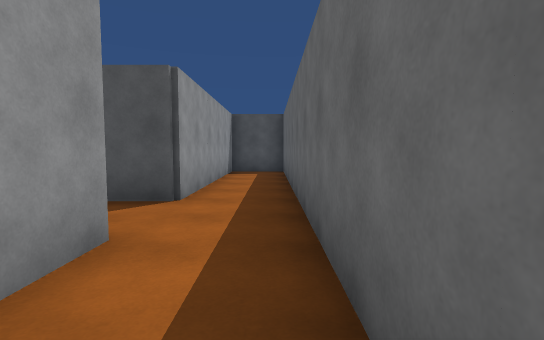
view 1 (above)

18 first-person views from a walk through a scene from a Unity 3-D project. The camera is 1.4 m above the floor, tilts 4° down and sees 85° across. The floor is counted in squares, 1.8 m on a side. Each view is taken from the middle of a square. On the plan, view 1 faces up. The plan holds only what a view shows up to about 10 squares ahead; the rest is blank. The place goes on beyond the plan. The player character is not drawn.

view 2
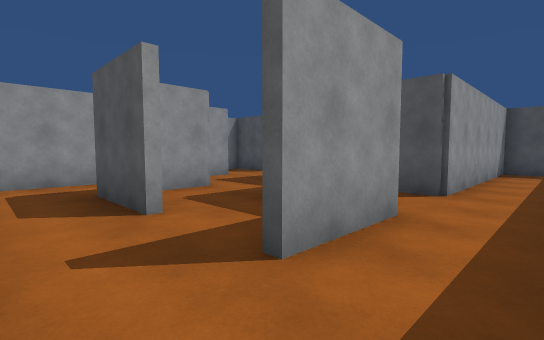

view 3
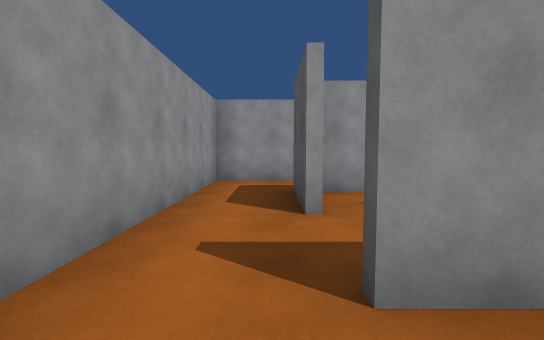

view 4
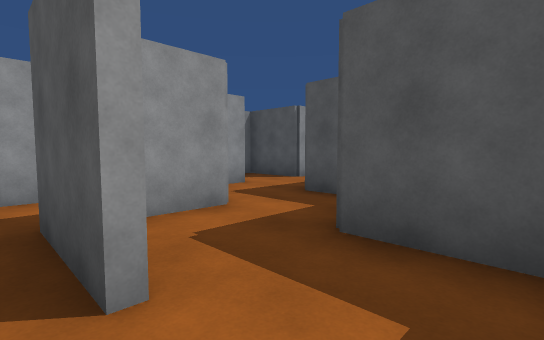

view 5
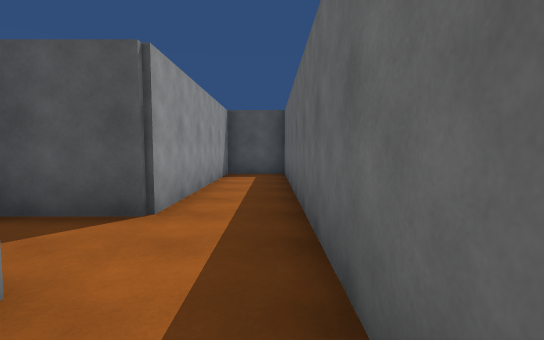

view 6
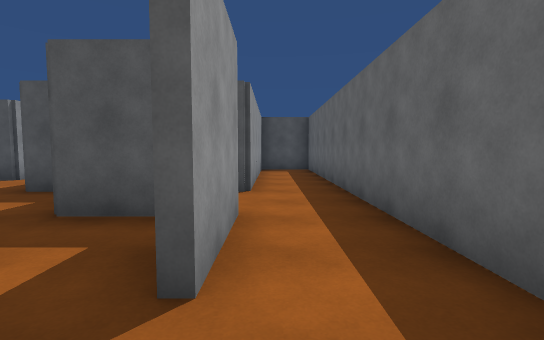

view 7
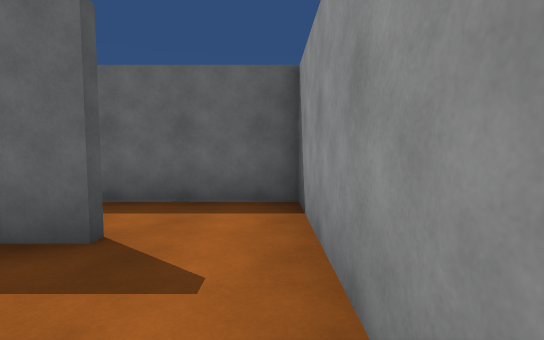

view 8
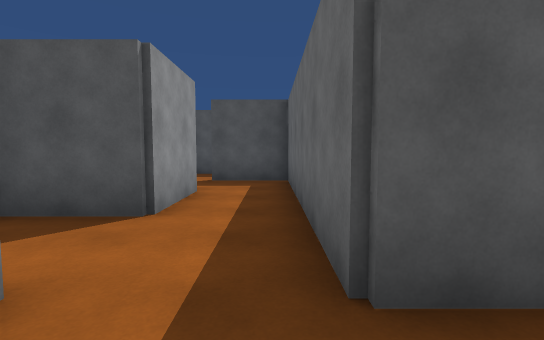

view 9
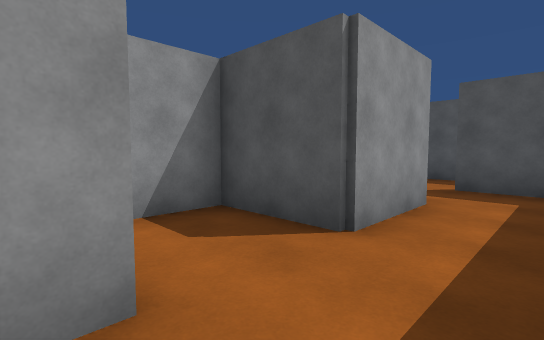

view 10
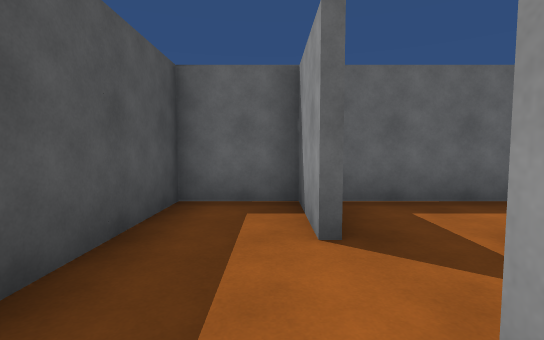

view 11
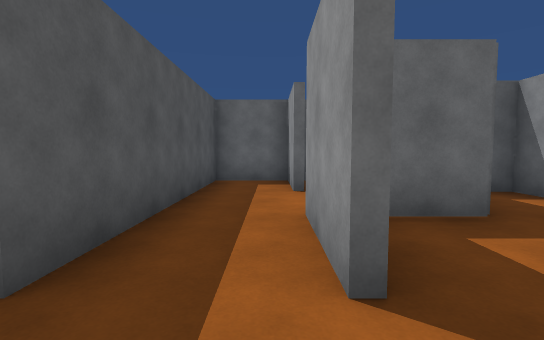

view 12
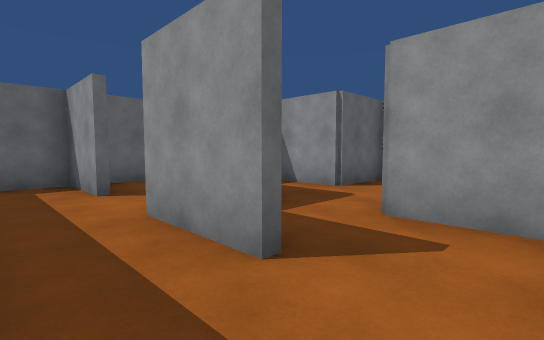

view 13
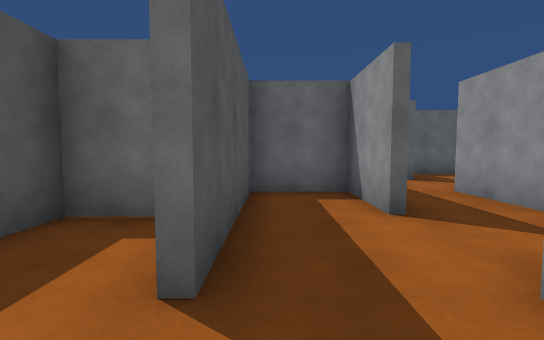

view 14
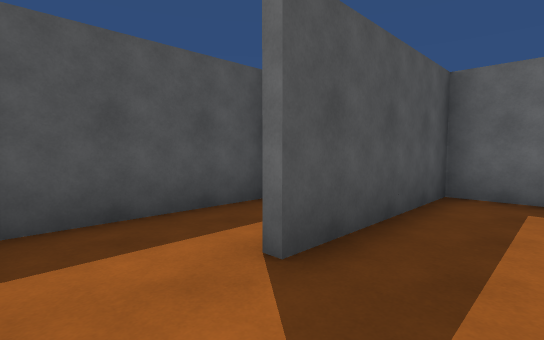

view 15
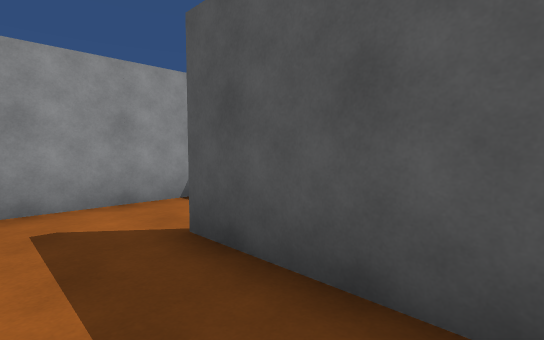

view 16
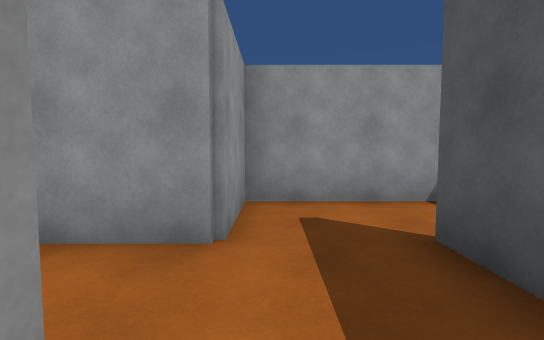

view 17
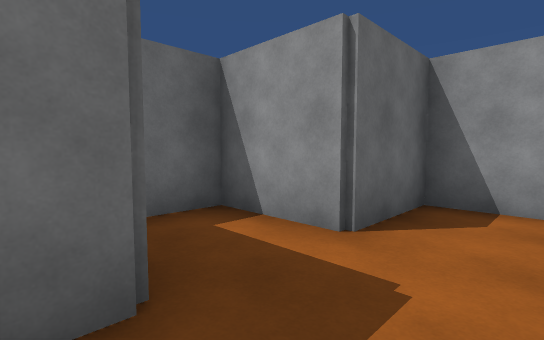

view 18
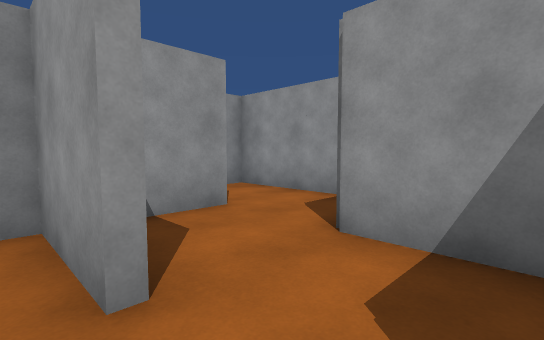

### Floor plan
Points are (right, up) in squares from view 1. A wall is a line through its corners. A room is listed if a view was taken in it or the views show most of it. See-through windows are left out.
Room 1 (views 1, 2, 3, 4, 5, 6)
walls: (-1.4, 2.6) (-1.4, 0.5); (-3.5, -1.4) (0.4, -1.4) (0.4, 10.1); (0.5, 10.4) (-1.4, 10.4) (-1.4, 4.4) (-3.2, 4.4)
ways out: opening at (-4, -1) to room 2; opening at (-3, 1) to room 3
Room 2 (view 7)
walls: (-7.4, 1) (-7.4, -1.4) (-3.5, -1.4); (-3.4, 0.4) (-5.5, 0.4)
ways out: opening at (-4, -1) to room 1
Room 3 (views 8, 9, 18)
walls: (-4.6, 4.4) (-5.6, 4.4) (-5.6, 8.4); (-7.4, 4.6) (-7.4, 2.5); (-5.4, 2.6) (-5.4, 0.9); (-2, 2.4) (-3.6, 2.4); (-7.4, 8.6) (-7.4, 6.4); (-1.6, 0.4) (-1.6, 1.2)
ways out: opening at (-3, 1) to room 1; opening at (-7, 9) to room 6; opening at (-8, 5) to room 7
Room 4 (views 10, 11, 17)
walls: (-11.5, 10.6) (-9.5, 10.6); (-12.9, 8.6) (-11.4, 8.6); (-9.6, 8.4) (-9.6, 9.8); (-9.5, 12.4) (-11.5, 12.4)
ways out: opening at (-12.5, 12) to room 5; opening at (-10, 11) to room 6; opening at (-11, 9)
Room 5 (views 12, 13, 14, 15, 16)
walls: (-11.5, 12.6) (-9.6, 12.6) (-9.6, 14.4) (-13.5, 14.4); (-11.5, 15.2) (-11.5, 16.4) (-15, 16.4); (-15.4, 15.5) (-15.4, 12.6) (-13.4, 12.6) (-13.4, 11)
ways out: opening at (-12.5, 12) to room 4
Room 6 (no view inside)
walls: (-7.6, 10.6) (-5.6, 10.6) (-5.6, 12.4) (-9.5, 12.4); (-5.6, 8.4) (-5.6, 10.4) (-7.5, 10.4)
ways out: opening at (-7, 9) to room 3; opening at (-10, 11) to room 4
Room 7 (no view inside)
walls: (-7.4, 6.4) (-9.4, 6.4) (-9.4, 4.4)
ways out: opening at (-8, 5) to room 3; opening at (-9, 4)

Where each view was taken, in squares from view 1:
view 1: 0 up, 0 right, facing up
view 2: 1 down, 0 right, facing up-left
view 3: 0 up, 0 right, facing left
view 4: 0 up, 2 left, facing up-left
view 5: 1 up, 0 right, facing up
view 6: 1 down, 1 left, facing up
view 7: 1 down, 4 left, facing right
view 8: 3 up, 6 left, facing up
view 9: 4 up, 6 left, facing up-left
view 10: 11 up, 10 left, facing right
view 11: 11 up, 13 left, facing right
view 12: 12 up, 13 left, facing down-right
view 13: 14 up, 15 left, facing right
view 14: 13 up, 15 left, facing up-right
view 15: 13 up, 11 left, facing up-left
view 16: 13 up, 11 left, facing left
view 17: 9 up, 11 left, facing down-right
view 18: 6 up, 7 left, facing down-left
